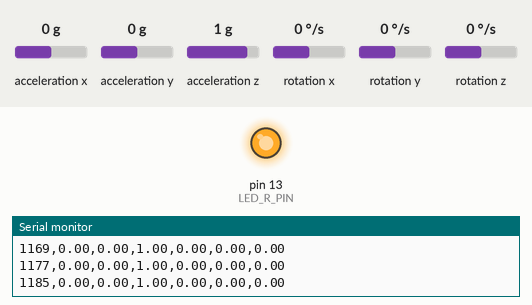
Bench run of a sketch on a simulated Arduino Nano, built with avr-gcc and run on an emulated ATmega328P. Shown: output pins drawn as LEDs (lit = HIGH), the last lines printed to the serial monitor. The test bench sets the inputs (shaded band); at power-on: acceleration x 0 g, acceleration y 0 g, acceleration z 1 g, rotation x 0 °/s, rotation y 0 °/s, rotation z 0 °/s.

Above: at 3.2 s.
3.3 s: acceleration x set to -1.4 g
At 5.1 s:
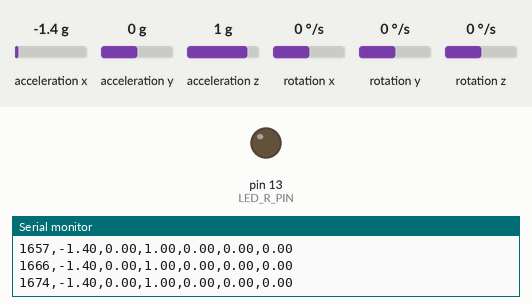
Timing chart, 0 to 12.3 s (numbered marks = the images above; inputs shaded):
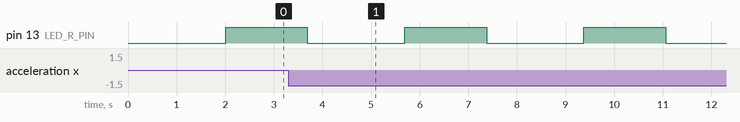

The sketch:

MPU9250_Data_Collection.ino
```cpp
// (licence header left out)
#include "MPU9250.h"

// Settings
#define LED_R_PIN           13        // Red LED pin
#define DELAY_COLLECTION    2000      // Delay (ms) between collections

// Constants
//#define CONVERT_G_TO_MS2    9.80665f  // Used to convert G to m/s^2 // This constant is used when interfacing with LSM6N
#define SAMPLING_FREQ_HZ    100       // Sampling frequency (Hz)
#define SAMPLING_PERIOD_MS  100 / SAMPLING_FREQ_HZ   // Sampling period (ms) (in real world is ~= 17ms due to mpu delay). we could just define it to 1ms instead
#define NUM_SAMPLES         200       // 200 samples at 100 Hz is 2 sec window

MPU9250 mpu; // You can also use MPU9255 as is

void setup() {

  // Enable LED pin (RGB LEDs are active low)
  pinMode(LED_R_PIN, OUTPUT);
  digitalWrite(LED_R_PIN, LOW);

  // Start serial
  Serial.begin(115200);

  Wire.begin();
  delay(2000);

  mpu.setup(0x68);  // Change to your own address

  // Start accelerometer (part of IMU)
  if (!mpu.update()) {
    Serial.println("Failed to initialize IMU!");
    while (1);
  }
}

void loop() {

  float acc_x;
  float acc_y;
  float acc_z;
  float gyr_x;
  float gyr_y;
  float gyr_z;
  unsigned long timestamp;
  unsigned long start_timestamp;

  // Turn on LED to show we're recording (RGB LED is active low)
  pinMode(LED_R_PIN, OUTPUT);
  digitalWrite(LED_R_PIN, HIGH);


  //Check for updates from the mpu


  // Print header
  Serial.println("timestamp,accX,accY,accZ,gyrX,gyrY,gyrZ");

  // Record samples in buffer
  start_timestamp = millis(); //This variable is used to compute timestamp parameter for our CSV file.

  int i = 0;

  //while NUM_SAMPLES is no reach add a another sample. If exceded (=100) move out of this while loop to gather next example.. in another worlds new CSV file. This is ensured through the loop(). We stop when we pulg out our arduino board or when we press ctr+c in the when running python script.
  //This next example correspond to the same motion gesture it's like another image for a cat.. cat here represent the category or class).
  while ((mpu.update()) && (i < NUM_SAMPLES)){ // to update MPU data we should call mpu.update()
  //mpu.update() is causing an approximate 7ms additional delay. Hence we are not going to receive lines with timestamp
  //ranging from 0 to 2000 (with perfect 10ms padding)


    // Take timestamp so we can hit our target frequency
    timestamp = millis();

    // Read and convert accelerometer data to m/s^2
    acc_x = mpu.getAccX();
    acc_y = mpu.getAccY();
    acc_z = mpu.getAccZ();

    // Read gyroscope data (in degrees/sec)
    gyr_x = mpu.getGyroX();
    gyr_y = mpu.getGyroY();
    gyr_z = mpu.getGyroZ();

    //Print CSV data with timestamp
    Serial.print(timestamp - start_timestamp);
    Serial.print(",");
    Serial.print(acc_x);
    Serial.print(",");
    Serial.print(acc_y);
    Serial.print(",");
    Serial.print(acc_z);
    Serial.print(",");
    Serial.print(gyr_x);
    Serial.print(",");
    Serial.print(gyr_y);
    Serial.print(",");
    Serial.println(gyr_z);

    //Move to next sammple
    i+=1;
    // Wait just long enough for our sampling period
    while (millis() < timestamp + SAMPLING_PERIOD_MS);
  }


  // Print empty line to transmit termination of recording
  Serial.println();

  // Turn off LED to show we're done
  digitalWrite(LED_R_PIN, LOW);

  // Wait before repeating the collection process
  delay(DELAY_COLLECTION);

}
```

Measured:
- by itself, pin 13 (LED_R_PIN): alternates HIGH for 1.7 s and LOW for 2.0 s
